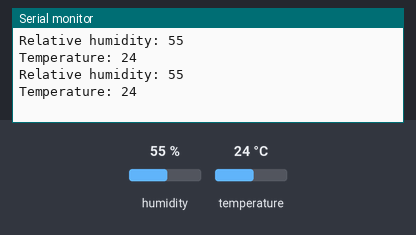
This sketch was run on a simulated Arduino Uno, built with avr-gcc and run on an emulated ATmega328P. On the bench: the last lines printed to the serial monitor. Wiring (inferred from the names in the program): HTU21/Si7021 sensor at I2C address 0x40. The inputs (shaded band) are chosen by the test bench; at power-on: humidity 55 %, temperature 24 °C.

Above: at 1.8 s.
1.9 s: humidity set to 22 %
At 2.8 s:
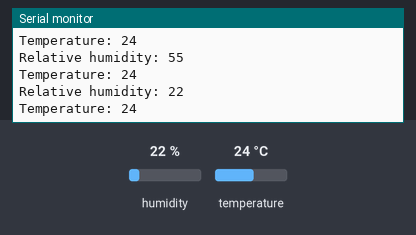
3.4 s: temperature set to 12 °C
At 4.5 s:
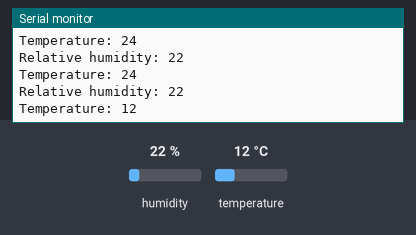
4.9 s: humidity set to 40 %
At 5.8 s:
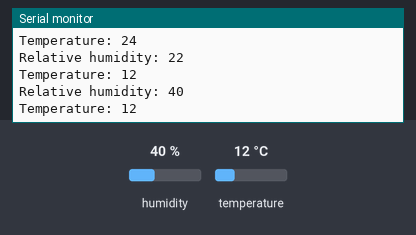
Timing chart, 0 to 7.9 s (numbered marks = the images above; inputs shaded):
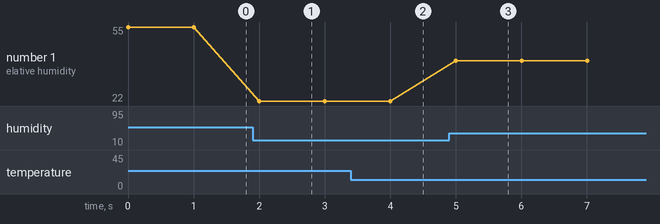

Measured:
- after the input at 1.9 s, the serial monitor: prints a new line after 0.10 s (image 1)
- after the input at 3.4 s, the serial monitor: prints a new line after 0.63 s (image 2)
- after the input at 4.9 s, the serial monitor: prints a new line after 0.10 s (image 3)
- plotted number 1: 55 → 22 after the input at 1.9 s, 22 → 40 after the input at 4.9 s

The sketch:

digital-humidity-sensor.ino
```cpp
// Connections:
// SI7021   Arduino
// VIN      3.3V
// GND      GND
// SCL      SCL
// SDA      SDA

#define si7021_address 0x40
#include <Wire.h>
unsigned char MSB, LSB;
unsigned int RH_Code;
int relative_humidity;
unsigned int Temp_Code;
int temperature;
int t1;
int t2;
int delta_t;

void setup() {
  Serial.begin(9600);
  Wire.begin();
}

void loop() {
  t1 = millis();

  // START and slave address
  Wire.beginTransmission(si7021_address);
  // WRITE and byte to be written
  Wire.write(0xE5);
  Wire.endTransmission();

  // Repeated START
  Wire.requestFrom(si7021_address, 2);
  while(Wire.available()<2)
    ;

  // READ and ACK
  MSB = Wire.read();
  // READ and ACK
  LSB = Wire.read();

  /*Serial.println("MSB and LSB: ");
  Serial.print(MSB);
  Serial.print(" ");
  Serial.println(LSB);*/

  RH_Code = MSB << 8 | LSB;
  /*Serial.println("RH_Code: ");
  Serial.println(RH_Code);*/

  relative_humidity = ((125.*RH_Code)/65536.)-6.;
  Serial.print("Relative humidity: ");
  Serial.println(relative_humidity);

  // START and slave address
  Wire.beginTransmission(si7021_address);
  // WRITE and byte to be written
  Wire.write(0xE0);
  Wire.endTransmission();

  // Repeated START
  Wire.requestFrom(si7021_address, 2);
  while(Wire.available()<2)
    ;

  // READ and ACK
  MSB = Wire.read();
  // READ and ACK
  LSB = Wire.read();

  /*Serial.println("MSB and LSB: ");
  Serial.print(MSB);
  Serial.print(" ");
  Serial.println(LSB);*/

  Temp_Code = MSB << 8 | LSB;
  /*Serial.println("Temp_Code: ");
  Serial.println(Temp_Code);*/

  temperature = ((175.72*Temp_Code)/65536.)-46.85;
  Serial.print("Temperature: ");
  Serial.println(temperature);
  Serial.println();

  t2 = millis();
  delta_t = t2 - t1;

  // 1 measurement per second
  delay(1000-delta_t);
}
```
